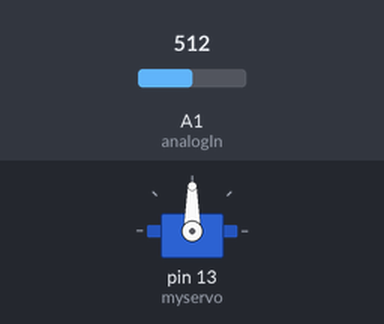
The sketch below on a simulated Arduino Uno, built with avr-gcc and run on an emulated ATmega328P. On the bench: servo. The inputs (shaded band) are chosen by the test bench; at power-on: A1 (analogIn) = 512.

Above: at 1.2 s.
1.3 s: A1 (analogIn) set to 308
2.8 s: A1 (analogIn) set to 283
At 2.95 s:
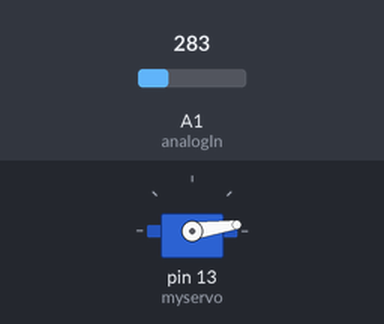
At 3.55 s:
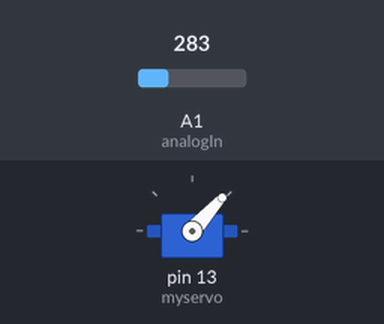
Timing chart, 0 to 11.8 s (numbered marks = the images above; inputs shaded):
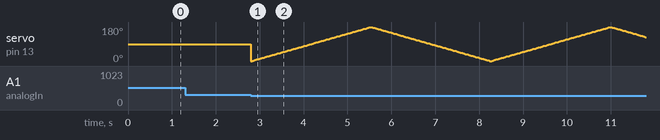

The sketch:

Pencil-Servo_Test.ino
```cpp
#include <Servo.h>

Servo myservo;  // create servo object to control a servo
                // twelve servo objects can be created on most boards

int pos = 0;    // variable to store the servo position
int analogIn = A1;
int value = 0;

void setup()
{
  myservo.attach(13);  // attaches the servo on pin 9 to the servo object
}


void loop(){
  value = analogRead(analogIn);//reading from pin A1
  Serial.println(value);
  if (value < 300) {
    //display_pattern(15);// calls for the display_pattern function and says that int loop = 15(if you do more loop the pattern would scroll slower).
    for(pos = 0; pos <= 180; pos += 1) // goes from 0 degrees to 180 degrees
    {                                  // in steps of 1 degree
        myservo.write(pos);              // tell servo to go to position in variable 'pos'
        delay(15);                       // waits 15ms for the servo to reach the position
    }
    for(pos = 180; pos>=0; pos-=1)     // goes from 180 degrees to 0 degrees
    {
        myservo.write(pos);              // tell servo to go to position in variable 'pos'
        delay(15);                       // waits 15ms for the servo to reach the position
    }
  }
}
```

Measured:
- the behaviour switches between 300 and 299 on A1 (analogIn) (found by bisection; images 0 and 1)
- after the input at 1.3 s, every drawn part: stays the same
